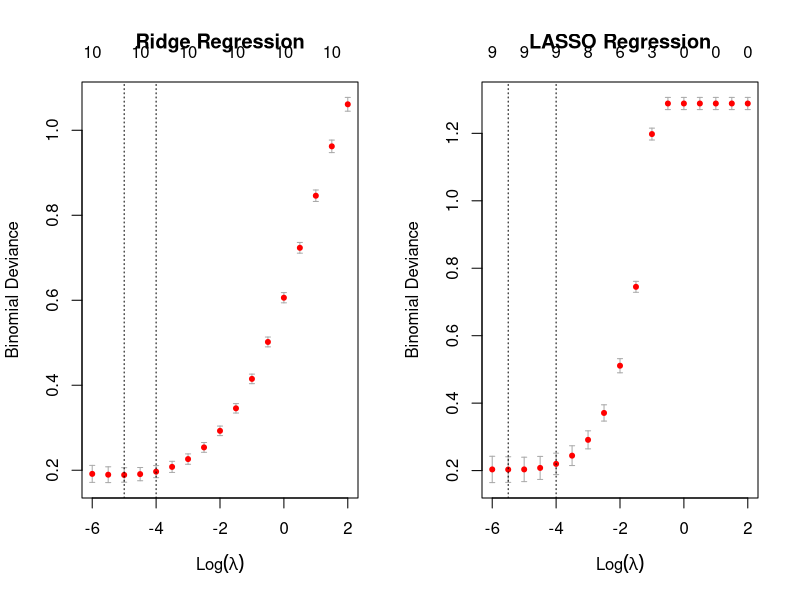

Generate this figure with R:
## ---- chunk 1
library(MASS)
library(class)
library(tidyverse)
library(caret)
library(car)
library(glmnet)

train = read.csv("datasets/train.csv")
Val = read.csv("datasets/val.csv")
xnams = dput(colnames(train)[colnames(train) != "Class"])

# test set
t.xxx <- as.matrix(train[,xnams])
t.yyy <- train$Class

# validation set
v.xxx<-as.matrix(Val[,xnams])
v.yyy<-Val$Class


gridd <- exp(seq(2,-6,-0.5))  ##lambda values

# fit Ridge and Lasso
rdgTR.fit <- glmnet(t.xxx,t.yyy,family="binomial",alpha=0,lambda=gridd)
lsoTR.fit <- glmnet(t.xxx,t.yyy,family="binomial",alpha=1,lambda=gridd)

# 10 fold CV to choose optimal lambda
cv.rdgeg <- cv.glmnet(t.xxx,t.yyy,family="binomial",alpha=0,lambda=gridd,nfolds=10)
cv.lsoeg <- cv.glmnet(t.xxx,t.yyy,family="binomial",alpha=1,lambda=gridd,nfolds=10)
par(mfrow = c(1,2))
plot(cv.rdgeg, main = "Ridge Regression")
plot(cv.lsoeg, main = "LASSO Regression")

## apply to validation with optimal lambda
rdg.TST <- predict(rdgTR.fit, s=cv.rdgeg$lambda.1se, newx=v.xxx,type="class")
rdg.TST

lso.TST <- predict(lsoTR.fit, s=cv.lsoeg$lambda.1se, newx=v.xxx,type="class")
lso.TST

# calculate accuracy
rdg_conf_matrix = confusionMatrix(data = as.factor(rdg.TST),
                                   reference = as.factor(Val[,"Class"]))
print(rdg_conf_matrix) # Ridge:0.9643(0.9186, 0.9883)


lso_conf_matrix = confusionMatrix(data = as.factor(lso.TST),
                                   reference = as.factor(Val[,"Class"]))
print(lso_conf_matrix) # Ridge:0.9643(0.9186, 0.9883)

